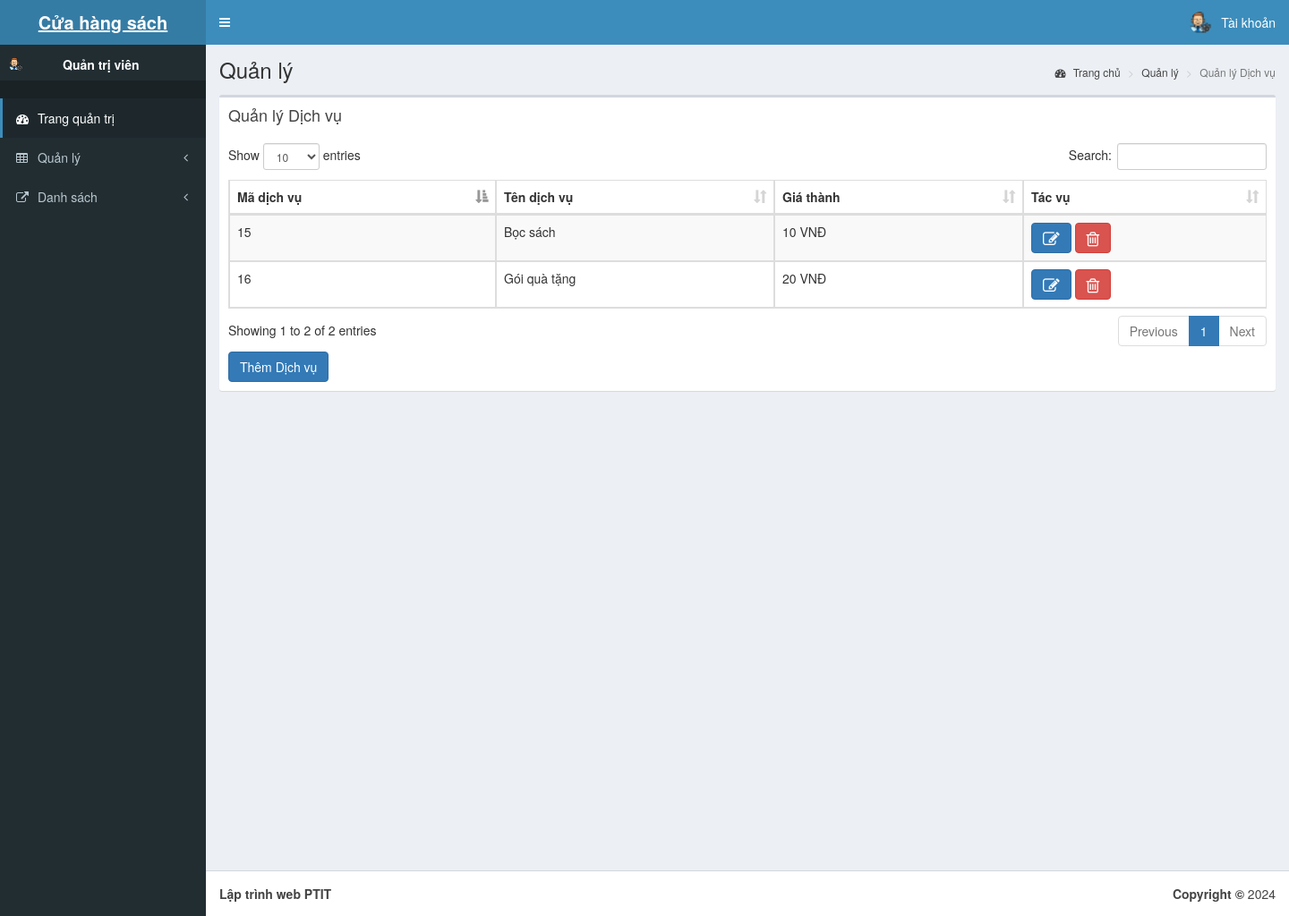
The app's page /Admin/quanlydv.php with its own data.
### tables this page shows
CREATE TABLE `dichvu` (
  `madv` bigint(20) NOT NULL,
  `tendv` varchar(200) NOT NULL,
  `gia` double NOT NULL
);

### Admin/quanlydv.php (the view, shortened to what this page needs)
<?php
 include "head.php";
?>
  <body class="hold-transition skin-blue sidebar-mini">
    <div class="wrapper">
    <?php
 include "Header.php";
?>
    <?php
 include "aside.php";
?>
      <div class="content-wrapper">
        <section class="content-header">
          <h1>
            Quản lý
          </h1>
          <ol class="breadcrumb">
            <li><a href="index.php"><i class="fa fa-dashboard"></i> Trang chủ</a></li>
            <li><a href="#">Quản lý</a></li>
            <li class="active">Quản lý Dịch vụ</li>
          </ol>
        </section>
        <section class="content">
          <div class="row">
            <div class="col-xs-12">
              <div class="box">
                <div class="box-header">
                  <h3 class="box-title">Quản lý Dịch vụ</h3>
                </div>
                <div class="box-body">
                  <table id="example1" class="table table-bordered table-striped">
                    <thead>
                      <tr>
                        <th>Mã dịch vụ</th>
                        <th>Tên dịch vụ</th>
                        <th>Giá thành</th>
                        <th>Tác vụ</th>
                      </tr>
                    </thead>
                    <tbody>
                    <?php
                         require '../inc/myconnect.php';
                         $sql="SELECT  madv,tendv,gia   from dichvu  ";
                         $result = $conn->query($sql);
                         if ($result->num_rows > 0) {
                          while($row = $result->fetch_assoc()) {
                      ?>
                        <tr>
                        <td><?php  echo $row["madv"] ?></td>
                        <td><?php  echo $row["tendv"] ?></td>
                        <td><?php  echo $row["gia"] ?> VNĐ</td>
                        <td><a class="btn btn-primary" href="suadv.php?madv=<?php  echo $row["madv"]  ?>">
                        <i class="fa fa-edit fa-lg"<acronym title="Chỉnh sửa"></acronym></i></a>
                         <a class="btn btn-danger" onclick="return confirm('Bạn có thật sự muốn xóa không ?');" href="xoadv.php?madv=<?php  echo $row["madv"]  ?>"><i class="fa fa-trash-o fa-lg" <acronym title="Xóa">
                         </acronym></i></a></td>
                        </tr>
                        <?php
                          }
                        }
                         ?>
                    </tbody>
                  </table>
                  <div  style="text-align:left">
                <a class="btn btn-primary "href="themdv.php">
                    Thêm Dịch vụ</a>
                </div>
                </div>
              </div>
            </div>
          </div>
        </section>
      </div>
      <?php
      include "footer.php";
     ?>
    </div>
  </body>
</html>

### records on screen
dichvu: madv "15", tendv "Bọc sách", gia "10"
dichvu: madv "16", tendv "Gói quà tặng", gia "20"
